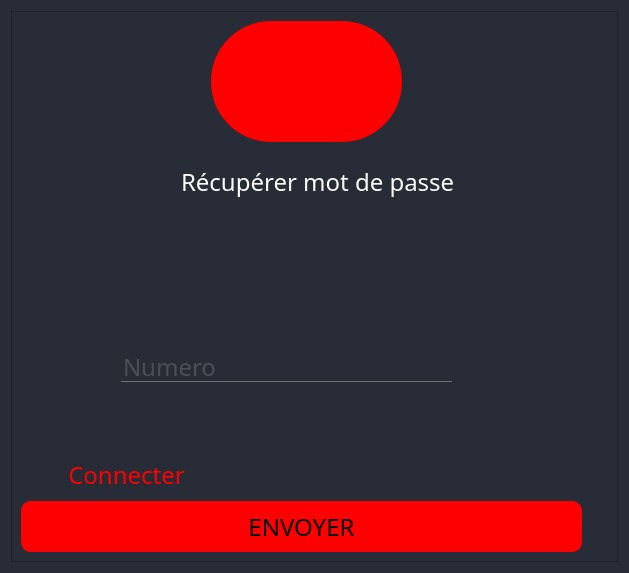
<?xml version="1.0" encoding="UTF-8"?>
<ui version="4.0">
 <class>mdp_oubli</class>
 <widget class="QDialog" name="mdp_oubli">
  <property name="geometry">
   <rect>
    <x>0</x>
    <y>0</y>
    <width>629</width>
    <height>573</height>
   </rect>
  </property>
  <property name="windowTitle">
   <string>Dialog</string>
  </property>
  <property name="styleSheet">
   <string notr="true">

*{
	font-family:century gothic;
	font-size:24px;
}
QDialog{
background-color: rgb(39, 44, 54);
}
QFrame
{
	background:rgb(39, 44, 54);
}

QPushButton
{
background-color: red ;/** for example **/
border-radius:10px;

}
QToolButton
{
image:url(:img/login.png);
background-color: red ;/** for example **/
border-radius:60px;

}
QLabel
{
color:white;
}
QMainWindow
{
background:transparent;
}

QPushButton:hover
{
background-color:rgb(170, 0, 0)  ;/** for example **/
	
border-radius:5px;

}
QLineEdit
{
background:transparent;
border:none;
color:#717072;
border-bottom:1px solid #717072;
}</string>
  </property>
  <layout class="QHBoxLayout" name="horizontalLayout">
   <item>
    <widget class="QFrame" name="frame">
     <property name="frameShape">
      <enum>QFrame::StyledPanel</enum>
     </property>
     <property name="frameShadow">
      <enum>QFrame::Raised</enum>
     </property>
     <widget class="QLabel" name="label_2">
      <property name="geometry">
       <rect>
        <x>170</x>
        <y>140</y>
        <width>301</width>
        <height>61</height>
       </rect>
      </property>
      <property name="styleSheet">
       <string notr="true"/>
      </property>
      <property name="text">
       <string>Récupérer mot de passe </string>
      </property>
      <property name="alignment">
       <set>Qt::AlignLeading|Qt::AlignLeft|Qt::AlignVCenter</set>
      </property>
     </widget>
     <widget class="QToolButton" name="toolButton_2">
      <property name="geometry">
       <rect>
        <x>200</x>
        <y>10</y>
        <width>191</width>
        <height>121</height>
       </rect>
      </property>
      <property name="styleSheet">
       <string notr="true">image: url(:/login.png);</string>
      </property>
      <property name="text">
       <string/>
      </property>
     </widget>
     <widget class="QPushButton" name="pushButton_4">
      <property name="geometry">
       <rect>
        <x>10</x>
        <y>490</y>
        <width>561</width>
        <height>51</height>
       </rect>
      </property>
      <property name="styleSheet">
       <string notr="true">font: 75 18pt &quot;MS Shell Dlg 2&quot;;</string>
      </property>
      <property name="text">
       <string>ENVOYER</string>
      </property>
     </widget>
     <widget class="QLineEdit" name="lineEdit_3">
      <property name="geometry">
       <rect>
        <x>110</x>
        <y>340</y>
        <width>331</width>
        <height>31</height>
       </rect>
      </property>
      <property name="text">
       <string/>
      </property>
      <property name="placeholderText">
       <string>Numero</string>
      </property>
     </widget>
     <widget class="QPushButton" name="pushButton_5">
      <property name="geometry">
       <rect>
        <x>30</x>
        <y>450</y>
        <width>171</width>
        <height>28</height>
       </rect>
      </property>
      <property name="styleSheet">
       <string notr="true">
QPushButton
{
	background-color: transparent;
	
	color: rgb(255, 0, 0);
	font-family:century gothic;
	font-size:24px;
}
QPushButton:hover
{
color:rgb(170, 0, 0)  ;/** for example **/
	
border-radius:5px;

}</string>
      </property>
      <property name="text">
       <string>Connecter</string>
      </property>
     </widget>
    </widget>
   </item>
  </layout>
 </widget>
 <resources/>
 <connections/>
</ui>
